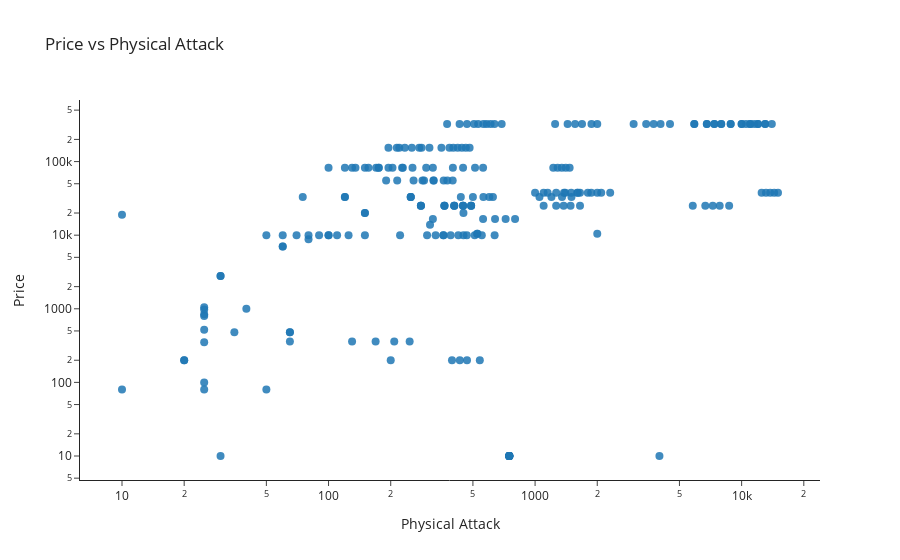
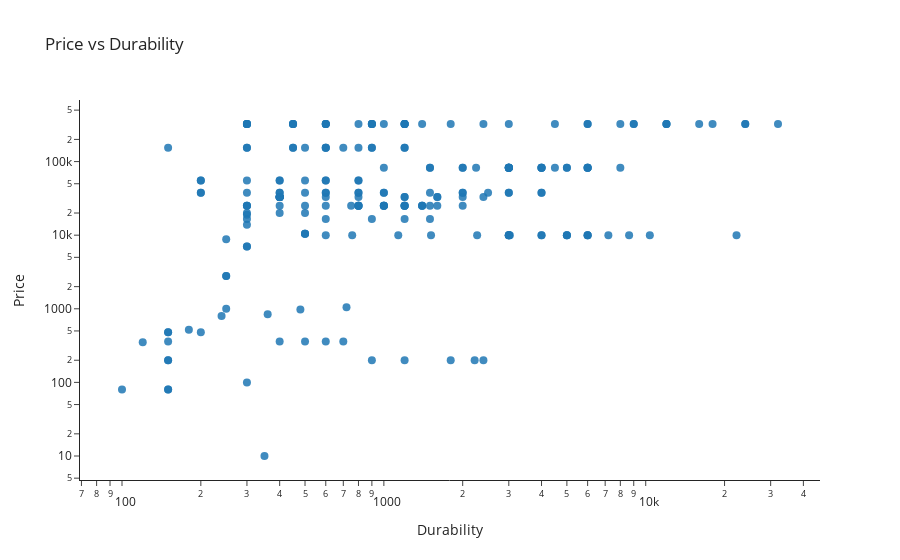
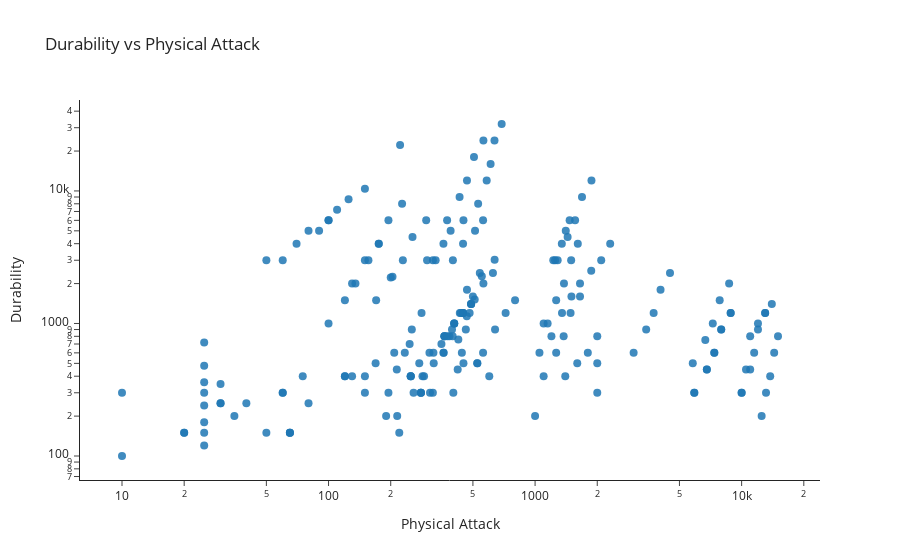

Here is the notebook cell these charts were saved with, in order:
### Code cell
# Option A: one-liners (direct)
_ = interactive_scatter(weapons_df, x="Physical Attack", y="Price",
                        title="Price vs Physical Attack", hover_cols=["Durability"], log_axes=True)
_ = interactive_scatter(weapons_df, x="Durability", y="Price",
                        title="Price vs Durability", hover_cols=["Physical Attack"], log_axes=True)
_ = interactive_scatter(weapons_df, x="Physical Attack", y="Durability",
                        title="Durability vs Physical Attack", hover_cols=["Price"], log_axes=True)

### Figure 1 — Plotly figure (JSON) as saved in the notebook; plotly's stock layout.template omitted (floating-point values rounded to 4 significant figures; data arrays with more than 128 entries replaced by an {"elided": "..."} marker saying what was removed)
{"data": [{"customdata": {"elided": "230x2 mixed values"}, "hovertemplate": "Physical Attack=%{x}<br>Price=%{y}<br>Name=%{customdata[0]}<br>Durability=%{customdata[1]}<extra></extra>", "legendgroup": "", "marker": {"color": "#1F77B4", "opacity": 0.85, "size": 8, "symbol": "circle"}, "mode": "markers", "name": "", "orientation": "v", "showlegend": false, "type": "scatter", "x": {"elided": "230 float values"}, "xaxis": "x", "y": {"elided": "230 int values"}, "yaxis": "y"}], "layout": {"autosize": true, "legend": {"tracegroupgap": 0}, "title": {"text": "Price vs Physical Attack"}, "xaxis": {"anchor": "y", "autorange": true, "domain": [0, 1], "range": [0.8075, 4.369], "title": {"text": "Physical Attack"}, "type": "log"}, "yaxis": {"anchor": "x", "autorange": true, "domain": [0, 1], "range": [0.5846, 5.926], "title": {"text": "Price"}, "type": "log"}}}

### Figure 2 — Plotly figure (JSON) as saved in the notebook; plotly's stock layout.template omitted (floating-point values rounded to 4 significant figures; data arrays with more than 128 entries replaced by an {"elided": "..."} marker saying what was removed)
{"data": [{"customdata": {"elided": "220x2 mixed values"}, "hovertemplate": "Durability=%{x}<br>Price=%{y}<br>Name=%{customdata[0]}<br>Physical Attack=%{customdata[1]}<extra></extra>", "legendgroup": "", "marker": {"color": "#1F77B4", "opacity": 0.85, "size": 8, "symbol": "circle"}, "mode": "markers", "name": "", "orientation": "v", "showlegend": false, "type": "scatter", "x": {"elided": "220 float values"}, "xaxis": "x", "y": {"elided": "220 int values"}, "yaxis": "y"}], "layout": {"autosize": true, "legend": {"tracegroupgap": 0}, "title": {"text": "Price vs Durability"}, "xaxis": {"anchor": "y", "autorange": true, "domain": [0, 1], "range": [1.848, 4.657], "title": {"text": "Durability"}, "type": "log"}, "yaxis": {"anchor": "x", "autorange": true, "domain": [0, 1], "range": [0.5846, 5.926], "title": {"text": "Price"}, "type": "log"}}}

### Figure 3 — Plotly figure (JSON) as saved in the notebook; plotly's stock layout.template omitted (floating-point values rounded to 4 significant figures; data arrays with more than 128 entries replaced by an {"elided": "..."} marker saying what was removed)
{"data": [{"customdata": {"elided": "219x2 mixed values"}, "hovertemplate": "Physical Attack=%{x}<br>Durability=%{y}<br>Name=%{customdata[0]}<br>Price=%{customdata[1]}<extra></extra>", "legendgroup": "", "marker": {"color": "#1F77B4", "opacity": 0.85, "size": 8, "symbol": "circle"}, "mode": "markers", "name": "", "orientation": "v", "showlegend": false, "type": "scatter", "x": {"elided": "219 float values"}, "xaxis": "x", "y": {"elided": "219 float values"}, "yaxis": "y"}], "layout": {"autosize": true, "legend": {"tracegroupgap": 0}, "title": {"text": "Durability vs Physical Attack"}, "xaxis": {"anchor": "y", "autorange": true, "domain": [0, 1], "range": [0.8075, 4.369], "title": {"text": "Physical Attack"}, "type": "log"}, "yaxis": {"anchor": "x", "autorange": true, "domain": [0, 1], "range": [1.769, 4.736], "title": {"text": "Durability"}, "type": "log"}}}
